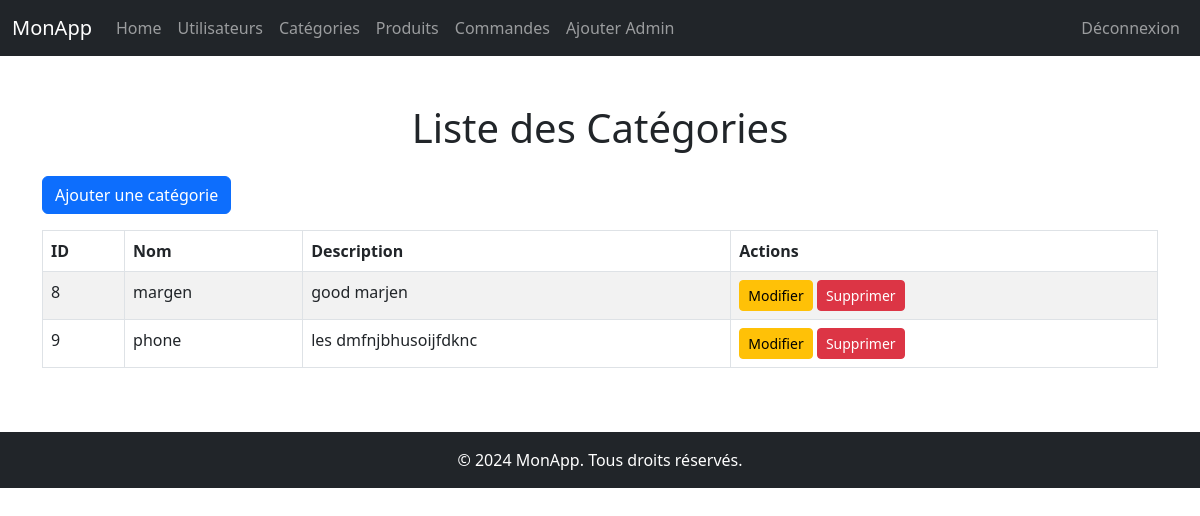
Page /admin/category/index_category.php (signed in) on the committed database.
### tables this page shows
CREATE TABLE `category` (
  `id` int(11) NOT NULL,
  `name` varchar(255) NOT NULL,
  `description` text DEFAULT NULL
);

### admin/category/index_category.php (the view, shortened to what this page needs)
<?php
include '../../config/db_conn.php';
$sql = "SELECT * FROM category";
$result = mysqli_query($conn, $sql);
?>
<!DOCTYPE html>
<html lang="fr">
<head>
    <link href="https://cdn.jsdelivr.net/npm/bootstrap@5.3.0-alpha1/dist/css/bootstrap.min.css" rel="stylesheet">
</head>
<body class="d-flex flex-column min-vh-100">
    <?php include "../../src/php/navbar.php"; ?>
    <main class="container my-5">
        <h1 class="text-center mb-4">Liste des Catégories</h1>
        <a href="add_category.php" class="btn btn-primary mb-3">Ajouter une catégorie</a>
        <table class="table table-bordered table-striped">
            <thead>
                <tr>
                    <th>ID</th>
                    <th>Nom</th>
                    <th>Description</th>
                    <th>Actions</th>
                </tr>
            </thead>
            <tbody>
                <?php
                if (mysqli_num_rows($result) > 0) {
                    while ($row = mysqli_fetch_assoc($result)) {
                        echo "<tr>
                                <td>{$row['id']}</td>
                                <td>{$row['name']}</td>
                                <td>{$row['description']}</td>
                                <td>
                                    <a href='edit_category.php?id={$row['id']}' class='btn btn-warning btn-sm'>Modifier</a>
                                    <a href='delete_category.php?id={$row['id']}' class='btn btn-danger btn-sm' onclick='return confirm(\"Êtes-vous sûr de vouloir supprimer cette catégorie ?\");'>Supprimer</a>
                                </td>
                            </tr>";
                    }
                } else {
                    echo "<tr><td colspan='3' class='text-center'>Aucune catégorie trouvée.</td></tr>";
                }
                ?>
            </tbody>
        </table>
    </main>
    <?php include "../../src/php/footer.php"; ?>
</body>
</html>

### rows in the picture
category: id "8", name "margen", description "good marjen"
category: id "9", name "phone", description "les dmfnjbhusoijfdknc"
